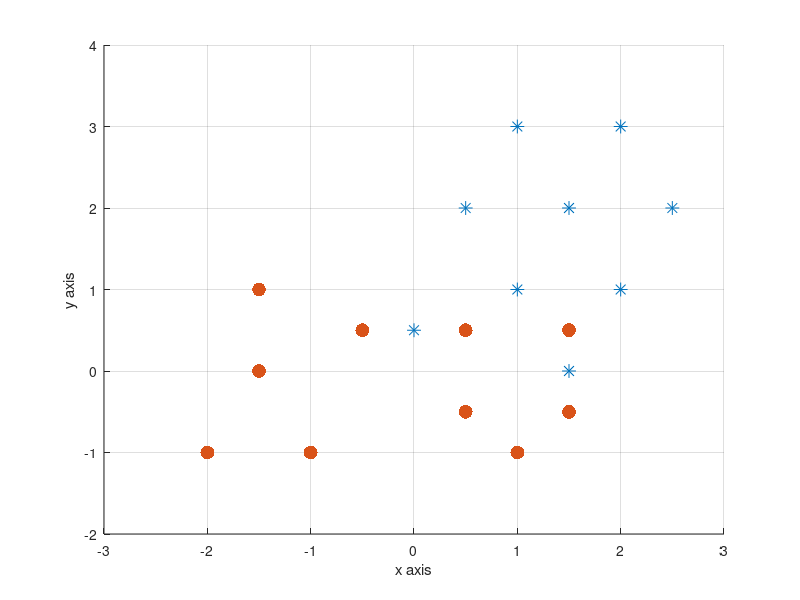

This figure's MATLAB source: (Note: this script raises an error after producing the figure.)
%% Pattern Recognition HW1 Q5
clear;clc;close all
star=[1 3;2 3;0.5 2;1.5 2;2.5 2;1 1;2 1;0 0.5;1.5 0];
dote=[1.5 0.5;0.5 0.5;1.5 -0.5;0.5 -0.5;1 -1;-1 -1;-1.5 0;0.5 -0.5;-1.5 1;-2 -1;-0.5 0.5];

sz=100;
figure
scatter(star(:,1),star(:,2),sz,'*');
hold on
scatter(dote(:,1),dote(:,2),sz,'filled');
xlabel('x axis');
ylabel('y axis');
grid on
xlim([-3 3]);
ylim([-2 4]);
hold off
%%
starXmean=mean(star(:,1));
starYmean=mean(star(:,2));
starMean=[starXmean;starYmean];

doteXmean=mean(dote(:,1));
doteYmean=mean(dote(:,2));
doteMean=[doteXmean;doteYmean];


mat1=(star(:,1)-starXmean);
mat2=(star(:,2)-starYmean);

mat3=(dote(:,1)-doteXmean);
mat4=(dote(:,2)-doteYmean);

Sigmastar=[sum(mat1.*mat1),sum(mat1.*mat2);sum(mat2.*mat1),sum(mat2.*mat2)]/9;
Sigmadote=[sum(mat3.*mat3),sum(mat3.*mat4);sum(mat4.*mat3),sum(mat4.*mat4)]/9;

[X,Y]=meshgrid(-10:0.1:10);
Z1=meshconvr(X,Y,starMean,Sigmastar);
Z2=meshconvr(X,Y,doteMean,Sigmadote);
figure
mesh(X,Y,Z1);
hold on 
mesh(X,Y,Z2);
xlabel('x axis');
ylabel('y axis');
title('Probability');


%%
XB1 = X(Z1>Z2);
YB1 = Y(Z1>Z2);
ZB1 = Z1(Z1>Z2);

XB2 = X(Z1<=Z2);
YB2 = Y(Z1<=Z2);
ZB2 = Z2(Z1<=Z2);

figure
stem3(XB1, YB1, ZB1);
hold on
stem3(XB2, YB2, ZB2);
xlabel('x axis');
ylabel('y axis');
title('Probability decision');
%%
L12=2;
L21=1;
Z1=Z1*L12;
Z2=Z2*L21;
XB1 = X(Z1>Z2);
YB1 = Y(Z1>Z2);
ZB1 = Z1(Z1>Z2);

XB2 = X(Z1<=Z2);
YB2 = Y(Z1<=Z2);
ZB2 = Z2(Z1<=Z2);

figure
mesh(X,Y,Z1);
hold on 
mesh(X,Y,Z2);
xlabel('x axis');
ylabel('y axis');
title('Risk');

figure
stem3(XB1, YB1, ZB1);
hold on
stem3(XB2, YB2, ZB2);
xlabel('x axis');
ylabel('y axis');
title('Risk decision');






function y=meshconvr(X,Y,Mean,Sigma)
y=zeros(length(X),length(Y));
    for i= 1:length(X)
        for j=1:length(Y)
           y(i,j)=Gaussian([X(i,j);Y(i,j)],Mean,Sigma);
        
        end
    end
end

function outp=Gaussian(x,mean,sigma)

outp=(1/(sqrt(2*pi)*sqrt(det(sigma)))*exp(-0.5*(x-mean)' * inv(sigma)*(x-mean)));

end